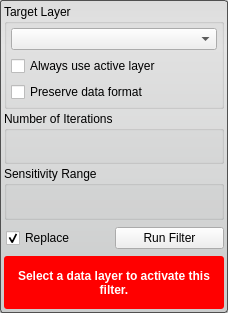
<?xml version="1.0" encoding="UTF-8"?>
<ui version="4.0">
 <class>GradientAnisotropicDiffusionFilterInterface</class>
 <widget class="QWidget" name="GradientAnisotropicDiffusionFilterInterface">
  <property name="geometry">
   <rect>
    <x>0</x>
    <y>0</y>
    <width>228</width>
    <height>313</height>
   </rect>
  </property>
  <property name="sizePolicy">
   <sizepolicy hsizetype="MinimumExpanding" vsizetype="MinimumExpanding">
    <horstretch>0</horstretch>
    <verstretch>0</verstretch>
   </sizepolicy>
  </property>
  <property name="windowTitle">
   <string>Anisotropic Diffusion Filter</string>
  </property>
  <property name="styleSheet">
   <string notr="true">QWidget#GradientAnisotropicDiffusionFilterInterface{
	border-radius: 3px;
	border: 1px solid rgb(80, 80,80);
	background-color: qlineargradient(spread:pad, x1:0.5, y1:0, x2:0.5, y2:0.960227, stop:0 rgba(221, 221, 221, 255), stop:0.155779 rgba(228, 228, 228, 255), stop:1 rgba(202, 204, 204, 255));      
}</string>
  </property>
  <layout class="QVBoxLayout" name="verticalLayout">
   <property name="spacing">
    <number>2</number>
   </property>
   <property name="margin">
    <number>4</number>
   </property>
   <item>
    <widget class="QGroupBox" name="target_groupbox_">
     <property name="title">
      <string>Target Layer</string>
     </property>
     <layout class="QVBoxLayout" name="verticalLayout_4">
      <property name="margin">
       <number>4</number>
      </property>
      <item>
       <widget class="QtUtils::QtDropableComboBox" name="target_layer_">
        <property name="sizePolicy">
         <sizepolicy hsizetype="Ignored" vsizetype="Fixed">
          <horstretch>0</horstretch>
          <verstretch>0</verstretch>
         </sizepolicy>
        </property>
       </widget>
      </item>
      <item>
       <widget class="QWidget" name="widget" native="true">
        <property name="minimumSize">
         <size>
          <width>0</width>
          <height>20</height>
         </size>
        </property>
        <layout class="QHBoxLayout" name="horizontalLayout_5">
         <property name="spacing">
          <number>0</number>
         </property>
         <property name="margin">
          <number>0</number>
         </property>
         <item>
          <widget class="QCheckBox" name="use_active_layer_">
           <property name="text">
            <string>Always use active layer</string>
           </property>
          </widget>
         </item>
        </layout>
       </widget>
      </item>
      <item>
       <widget class="QWidget" name="widget_2" native="true">
        <property name="minimumSize">
         <size>
          <width>0</width>
          <height>20</height>
         </size>
        </property>
        <layout class="QHBoxLayout" name="horizontalLayout_4">
         <property name="spacing">
          <number>0</number>
         </property>
         <property name="margin">
          <number>0</number>
         </property>
         <item>
          <widget class="QCheckBox" name="preserve_data_format_">
           <property name="text">
            <string>Preserve data format</string>
           </property>
          </widget>
         </item>
        </layout>
       </widget>
      </item>
     </layout>
    </widget>
   </item>
   <item>
    <widget class="QGroupBox" name="groupBox">
     <property name="title">
      <string>Number of Iterations</string>
     </property>
     <layout class="QHBoxLayout" name="horizontalLayout_2">
      <property name="spacing">
       <number>0</number>
      </property>
      <property name="leftMargin">
       <number>4</number>
      </property>
      <property name="topMargin">
       <number>2</number>
      </property>
      <property name="rightMargin">
       <number>4</number>
      </property>
      <property name="bottomMargin">
       <number>4</number>
      </property>
      <item>
       <widget class="QtUtils::QtLogSliderIntCombo" name="iterations_" native="true"/>
      </item>
     </layout>
    </widget>
   </item>
   <item>
    <widget class="QGroupBox" name="groupBox_2">
     <property name="title">
      <string>Sensitivity Range</string>
     </property>
     <layout class="QHBoxLayout" name="horizontalLayout_3">
      <property name="spacing">
       <number>0</number>
      </property>
      <property name="leftMargin">
       <number>4</number>
      </property>
      <property name="topMargin">
       <number>2</number>
      </property>
      <property name="rightMargin">
       <number>4</number>
      </property>
      <property name="bottomMargin">
       <number>4</number>
      </property>
      <item>
       <widget class="QtUtils::QtSliderDoubleCombo" name="sensitivity_" native="true"/>
      </item>
     </layout>
    </widget>
   </item>
   <item>
    <widget class="QWidget" name="replaceRunWidget" native="true">
     <property name="minimumSize">
      <size>
       <width>0</width>
       <height>32</height>
      </size>
     </property>
     <property name="maximumSize">
      <size>
       <width>16777215</width>
       <height>32</height>
      </size>
     </property>
     <layout class="QHBoxLayout" name="horizontalLayout" stretch="1,1">
      <property name="spacing">
       <number>0</number>
      </property>
      <property name="leftMargin">
       <number>2</number>
      </property>
      <property name="topMargin">
       <number>0</number>
      </property>
      <property name="rightMargin">
       <number>0</number>
      </property>
      <property name="bottomMargin">
       <number>0</number>
      </property>
      <item>
       <widget class="QCheckBox" name="replaceCheckBox">
        <property name="text">
         <string>Replace</string>
        </property>
        <property name="checked">
         <bool>true</bool>
        </property>
       </widget>
      </item>
      <item>
       <widget class="QPushButton" name="runFilterButton">
        <property name="text">
         <string>Run Filter</string>
        </property>
       </widget>
      </item>
     </layout>
    </widget>
   </item>
   <item>
    <widget class="QWidget" name="message_alert_" native="true">
     <property name="minimumSize">
      <size>
       <width>0</width>
       <height>32</height>
      </size>
     </property>
     <property name="styleSheet">
      <string notr="true">QLabel#message_{
	color: white;
	font: bold;
}

QWidget#message_alert_{
	border-radius: 3px;
	background-color: red;
}</string>
     </property>
     <layout class="QHBoxLayout" name="horizontalLayout_6">
      <property name="spacing">
       <number>0</number>
      </property>
      <property name="margin">
       <number>4</number>
      </property>
      <item>
       <widget class="QLabel" name="message_">
        <property name="text">
         <string>Select a data layer to activate this filter.</string>
        </property>
        <property name="alignment">
         <set>Qt::AlignCenter</set>
        </property>
        <property name="wordWrap">
         <bool>true</bool>
        </property>
       </widget>
      </item>
     </layout>
    </widget>
   </item>
  </layout>
 </widget>
 <customwidgets>
  <customwidget>
   <class>QtUtils::QtDropableComboBox</class>
   <extends>QComboBox</extends>
   <header location="global">QtUtils/Widgets/QtDropableComboBox.h</header>
  </customwidget>
  <customwidget>
   <class>QtUtils::QtSliderDoubleCombo</class>
   <extends>QWidget</extends>
   <header location="global">QtUtils/Widgets/QtSliderDoubleCombo.h</header>
   <container>1</container>
  </customwidget>
  <customwidget>
   <class>QtUtils::QtLogSliderIntCombo</class>
   <extends>QWidget</extends>
   <header location="global">QtUtils/Widgets/QtLogSliderIntCombo.h</header>
   <container>1</container>
  </customwidget>
 </customwidgets>
 <resources/>
 <connections/>
</ui>
